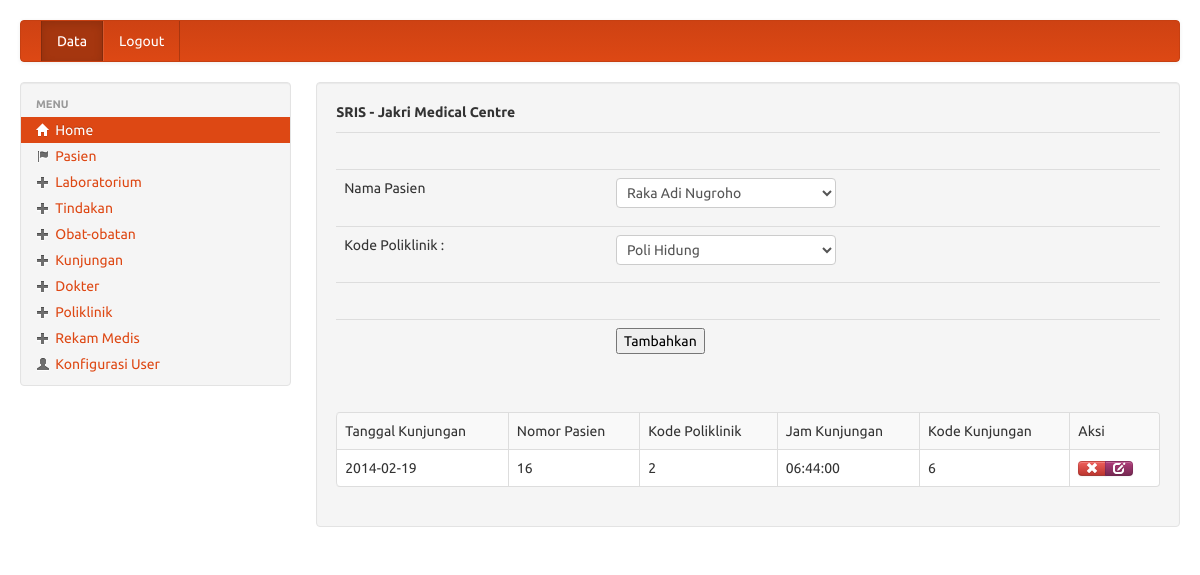
Page /medis/pengurus/datakunjungan.php (signed in) on the committed database.
### tables this page shows
CREATE TABLE IF NOT EXISTS `kunjungan` (
  `tgl_kunjungan` date NOT NULL,
  `no_pasien` int(11) NOT NULL,
  `kd_poli` int(11) NOT NULL,
  `jam_kunjungan` time NOT NULL,
  `kd_kunjungan` int(12) NOT NULL AUTO_INCREMENT,
  PRIMARY KEY (`kd_kunjungan`)
);

### medis/pengurus/datakunjungan.php (the view, shortened to what this page needs)
<?php require_once('../Connections/koneksi.php'); ?>
<?php
$maxRows_tampil = 10;
$pageNum_tampil = 0;
$startRow_tampil = $pageNum_tampil * $maxRows_tampil;
$query_tampil = "SELECT * FROM kunjungan";
$query_limit_tampil = sprintf("%s LIMIT %d, %d", $query_tampil, $startRow_tampil, $maxRows_tampil);
$tampil = mysql_query($query_limit_tampil, $koneksi) or die(mysql_error());
$row_tampil = mysql_fetch_assoc($tampil);
?>
<!DOCTYPE html PUBLIC "-//W3C//DTD XHTML 1.0 Transitional//EN" "http://www.w3.org/TR/xhtml1/DTD/xhtml1-transitional.dtd">
<html xmlns="http://www.w3.org/1999/xhtml">
<head>
<link rel='stylesheet' type='text/css' href='../library/bootstrap/bootstrap.css'/>
<link rel='stylesheet' type='text/css' href='../library/bootstrap/style.css'/>
</head>
<body>
<div class='container-fluid' style='margin-top:20px;'>
<?php include("navbar.php"); ?>
	<div class='row-fluid'>
	<?php include("sidebar.php"); ?>
    <div class="span9">
    <div class='well' fixed center;'>
		<b>SRIS - Jakri Medical Centre</b>
		<p style='margin-top:10px'>
        <?php include("kunjungan.php") ?>
		<table style='margin-top:10px;background:white' class="table table-bordered table-striped table-hover">
		  <tr>
		    <td>Tanggal Kunjungan</td>
		    <td>Nomor Pasien</td>
		    <td>Kode Poliklinik</td>
		    <td>Jam Kunjungan</td>
		    <td>Kode Kunjungan</td>
		    <td>Aksi</td>
	      </tr>
		  <?php do { ?>
		    <tr>
		      <td><?php echo $row_tampil['tgl_kunjungan']; ?></td>
		      <td><?php echo $row_tampil['no_pasien']; ?></td>
		      <td><?php echo $row_tampil['kd_poli']; ?></td>
		      <td><?php echo $row_tampil['jam_kunjungan']; ?></td>
		      <td><?php echo $row_tampil['kd_kunjungan']; ?></td>
		      <td>
              <div class='btn-group'>
              <a href="hapuskunjungan.php?kd_kunjungan=<?php echo $row_tampil['kd_kunjungan']; ?>"class="btn btn-mini btn-danger tipsy-kiri-atas" title="Hapus Data Ini"><i class="icon-remove icon-white"></i></a>
              <a href="formeditkun.php?kd_kunjungan=<?php echo $row_tampil['kd_kunjungan']; ?>" class="btn btn-mini btn-info tipsy-kiri-atas" title='Edit Data ini'> <i class="icon-edit icon-white"></i> </a></div>
              </td>
	      </tr>
		    <?php } while ($row_tampil = mysql_fetch_assoc($tampil)); ?>
	  </table>
    </div>
    </div>
</div>
</body>
</html>

### rows in the picture
kunjungan: tgl_kunjungan "2014-02-19", no_pasien "16", kd_poli "2", jam_kunjungan "06:44:00", kd_kunjungan "6"

### other values in the picture
form field no_pasien "Raka Adi Nugroho"
form field kd_poli "Poli Hidung"
